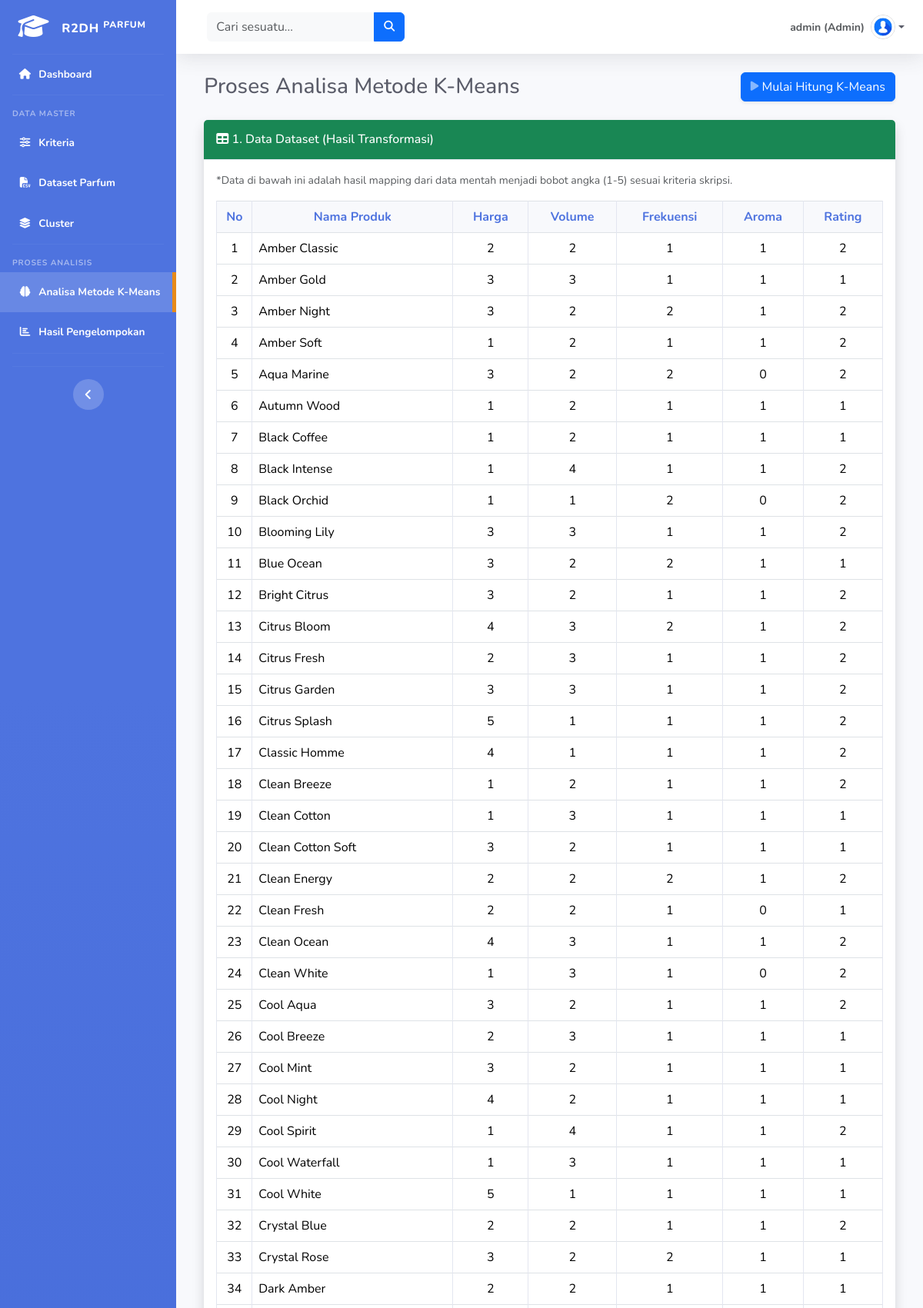
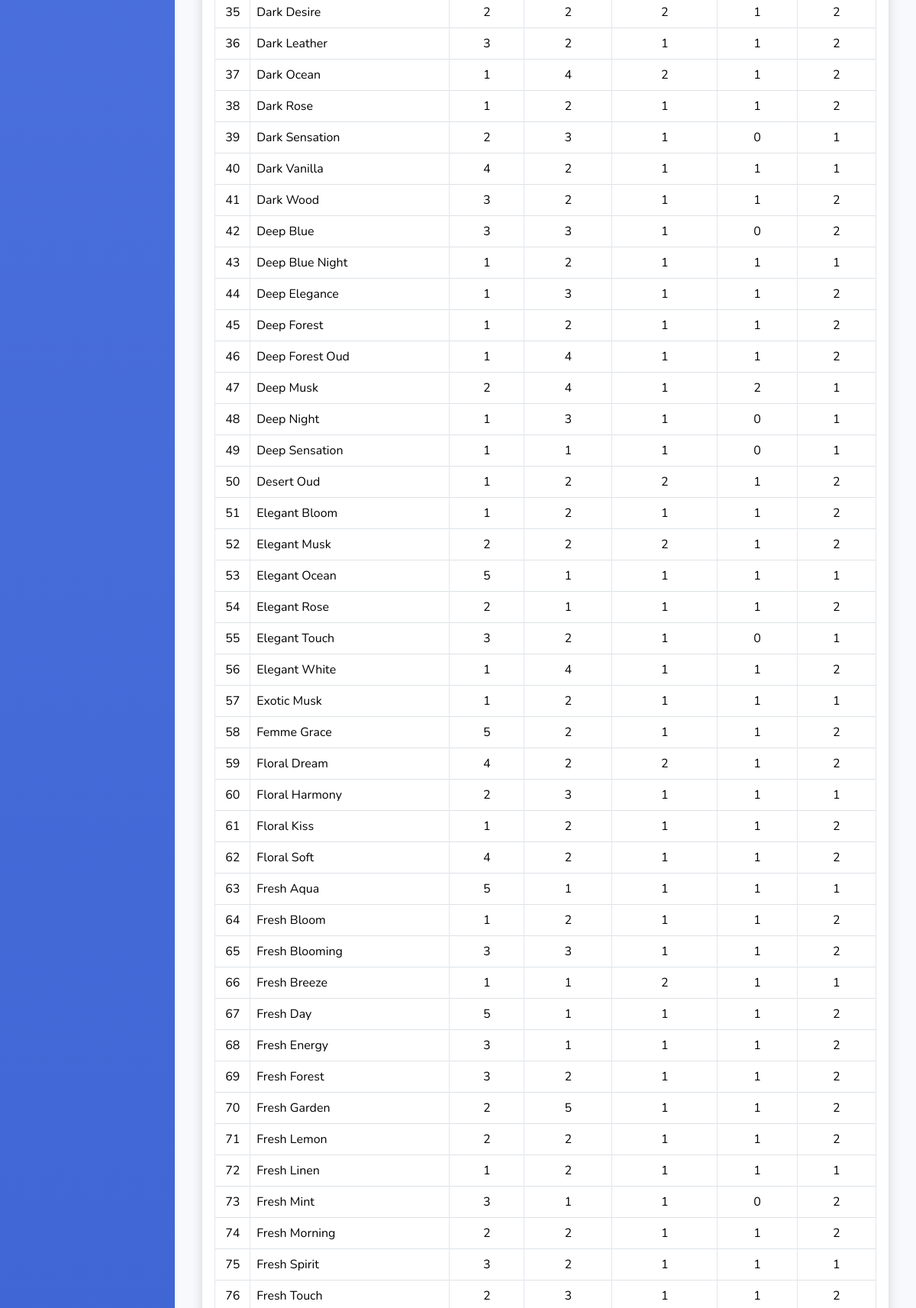
The page /public/kmeans (signed in, upper part) on the database its author committed (2 pictures, top to bottom).
### tables this page shows
CREATE TABLE `tbl_dataset` (
  `id_dataset` int(11) NOT NULL,
  `nama_dataset` varchar(100) NOT NULL,
  `harga_parfum` varchar(100) DEFAULT '-',
  `volume_penjualan` varchar(100) DEFAULT '-',
  `frekuensi_pembelian` varchar(100) DEFAULT '-',
  `jenis_aroma` varchar(100) DEFAULT '-',
  `rating_pelanggan` varchar(100) DEFAULT '-'
);

### app/core/Controller.php (called while the page is built, shortened)
<?php
class Controller {
    public function view ($view, $data = [])
    {
        require_once '../app/views/' . $view . '.php';
    }
    public function model ($model ){
        return new $model;
    }
}

### app/controllers/Kmeans.php (called while the page is built, shortened)
<?php
class Kmeans extends Controller {
    public function index()
    {
        $data['judul'] = ' Proses Analisa Metode K-Means';
        $data['active'] = 'kmeans';
        $dataMentah = $this->model('Dataset_model')->getAllDataset();
        $centroidAwal = $this->model('Cluster_model')->getAllCluster();
        $data['dataset_transformasi'] = $this->model('KMeans_model')->buatTransformasi($dataMentah);
        $data['centroid_transformasi'] = $this->model('KMeans_model')->buatTransformasi($centroidAwal);
        $data['kriteria'] = $this->model('Dataset_model')->getAllKriteria();
        $this->view('kmeans/index', $data);
    }
}

### app/core/App.php (called while the page is built, shortened)
<?php
class App {
    protected $method = 'index';
    protected $params = [];
    public function __construct()
    {
            $this->controller =  new $this->controller;
            call_user_func_array([$this->controller, $this->method], $this->params);
    }
}

### public/index.php (called while the page is built, shortened)
<?php
$app = new App();

### app/core/Database.php (called while the page is built, shortened)
<?php
class Database {
    private $host = DB_HOST;
    private $user = DB_USER;
    private $pass = DB_PASS;
    private $dbname = DB_NAME;
    private $dbh;
    private $stmt;
    public function __construct()
    {
        $dsn = 'mysql:host=' . $this->host . ';dbname=' . $this->dbname;
        $option = array(
            PDO::ATTR_PERSISTENT => true,
            PDO::ATTR_ERRMODE => PDO::ERRMODE_EXCEPTION
        );
        try {
            $this->dbh = new PDO($dsn, $this->user, $this->pass, $option);
        } catch (PDOException $e) {
            die($e->getMessage());
        }
    }
    public function query($query)
    {
        $this->stmt = $this->dbh->prepare($query);
    }
    public function execute()
    {
        $this->stmt->execute();
    }
    public function resultSet()
    {
        $this->execute();
        return $this->stmt->fetchAll(PDO::FETCH_ASSOC);
    }
}

### app/models/Dataset_model.php (called while the page is built, shortened)
<?php
class Dataset_model {
    private $table = 'tbl_dataset';
    private $db;
    public function __construct()
    {
        $this->db = new Database;
    }
    public function getAllDataset()
    {
        $this->db->query('SELECT * FROM ' . $this->table . ' ORDER BY nama_dataset ASC');
        return $this->db->resultSet();
    }
    public function getAllKriteria()
    {
        $this->db->query('SELECT * FROM tbl_kriteria ORDER BY id_kriteria ASC');
        return $this->db->resultSet();
    }
}

### app/views/kmeans/index.php (the view, shortened to what this page needs)
<div class="container-fluid">
    <div class="d-sm-flex align-items-center justify-content-between mb-4">
        <h1 class="h3 mb-0 text-gray-800"><?= $data['judul']; ?></h1>
        <a href="<?= BASEURL; ?>/kmeans/hitung" class="btn btn-primary shadow-sm">
            <i class="fas fa-play fa-sm text-white-50"></i> Mulai Hitung K-Means
        </a>
    </div>
  <div class="card shadow mb-4">
    <div class="card-header py-3 bg-success">
        <h6 class="m-0 font-weight-bold text-white"><i class="fas fa-table"></i> 1. Data Dataset (Hasil Transformasi)</h6>
    </div>
    <div class="card-body">
        <p class="text-muted small">*Data di bawah ini adalah hasil mapping dari data mentah menjadi bobot angka (1-5) sesuai kriteria skripsi.</p>
        <div class="table-responsive">
            <table class="table table-bordered table-hover" width="100%" cellspacing="0">
                <thead class="bg-light text-center">
                    <tr>
                        <th width="5%">No</th>
                        <th>Nama Produk</th>
                        <th>Harga</th>
                        <th>Volume</th>
                        <th>Frekuensi</th>
                        <th>Aroma</th>
                        <th>Rating</th>
                    </tr>
                </thead>
                <tbody>
                    <?php $no = 1; foreach($data['dataset_transformasi'] as $ds) : ?>
                    <tr>
                        <td class="text-center"><?= $no++; ?></td>
                        <td><?= $ds['nama_dataset']; ?></td>
                        <td class="text-center"><?= $ds['harga']; ?></td>
                        <td class="text-center"><?= $ds['volume']; ?></td>
                        <td class="text-center"><?= $ds['frekuensi']; ?></td>
                        <td class="text-center"><?= $ds['aroma']; ?></td>
                        <td class="text-center"><?= $ds['rating']; ?></td>
                    </tr>
                    <?php endforeach; ?>
                </tbody>
            </table>
        </div>
    </div>
</div>
</div>

### public/css/style.css (style rules this page uses)
body { background-color: #f8f9fc; color: #5a5c69; font-family: 'Nunito', -apple-system, BlinkMacSystemFont, "Segoe UI", Roboto, "Helvetica Neue", Arial, sans-serif, "Apple Color Emoji", "Segoe UI Emoji", "Segoe UI Symbol", "Noto Color Emoji"; }
.card { border: none; border-radius: 0.35rem; box-shadow: 0 0.15rem 1.75rem 0 rgba(58, 59, 69, 0.15); }
.card .card-header { background-color: #f8f9fc; border-bottom: 1px solid #e3e6f0; font-weight: 700; }
.text-gray-800 { color: #5a5c69 !important; }
.table-responsive { overflow-x: auto; }
.table-bordered th { background-color: #f8f9fc; color: #4e73df; font-weight: 700; text-align: center; }
.table-bordered td, .table-bordered th { border-color: #e3e6f0; vertical-align: middle; }

### rows shown on the page
tbl_dataset: nama_dataset "Amber Classic", volume_penjualan "2", id_dataset "1", nama_dataset "Amber Soft", nama_dataset "Autumn Wood", nama_dataset "Black Coffee", nama_dataset "Black Orchid", aroma "0", nama_dataset "Bright Citrus", harga "3", nama_dataset "Citrus Fresh", volume "3", nama_dataset "Clean Breeze", nama_dataset "Clean Cotton Soft", nama_dataset "Clean Energy", nama_dataset "Clean Fresh", nama_dataset "Cool Breeze", nama_dataset "Cool Mint", nama_dataset "Crystal Blue", nama_dataset "Crystal Rose", nama_dataset "Dark Amber", nama_dataset "Dark Ocean", volume "4", nama_dataset "Dark Rose", nama_dataset "Dark Wood", nama_dataset "Deep Blue Night", nama_dataset "Deep Elegance", nama_dataset "Deep Forest", nama_dataset "Deep Musk", nama_dataset "Desert Oud", nama_dataset "Elegant Bloom", nama_dataset "Elegant Musk", nama_dataset "Exotic Musk", nama_dataset "Femme Grace", harga "5", nama_dataset "Floral Dream", harga "4", nama_dataset "Floral Harmony", nama_dataset "Floral Kiss", nama_dataset "Floral Soft", nama_dataset "Fresh Bloom", nama_dataset "Fresh Breeze", nama_dataset "Fresh Garden", volume "5", nama_dataset "Fresh Lemon", nama_dataset "Fresh Linen", nama_dataset "Fresh Morning", nama_dataset "Fresh Spirit", nama_dataset "Fresh Touch"
tbl_dataset: nama_dataset "Aqua Marine", volume_penjualan "3", volume "2", frekuensi "2", aroma "0", rating "2"
tbl_dataset: nama_dataset "Elegant Ocean", harga "5", volume_penjualan "1"
tbl_dataset: nama_dataset "Elegant Touch", volume_penjualan "3", volume "2", frekuensi "1", aroma "0", rating "1"
tbl_dataset: nama_dataset "Fresh Mint", harga "3", volume "1", frekuensi "1", aroma "0", volume_penjualan "2"

### other values the page prints
$_SESSION['username'] "admin"
$_SESSION['level'] "Admin"
$data['judul'] "Proses Analisa Metode K-Means"
$ds['nama_dataset'] "Amber Gold"
$ds['harga'] "3"
$ds['volume'] "3"
$ds['frekuensi'] "1"
$ds['aroma'] "1"
$ds['rating'] "1"
$ds['nama_dataset'] "Amber Night"
$ds['volume'] "2"
$ds['frekuensi'] "2"
$ds['rating'] "2"
$ds['nama_dataset'] "Black Intense"
$ds['harga'] "1"
